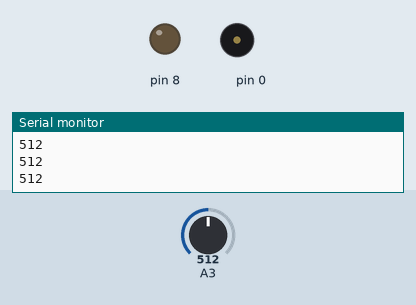
This sketch was run on a simulated Arduino Uno, built with avr-gcc and run on an emulated ATmega328P. Shown: output pins drawn as LEDs (lit = HIGH), buzzer (waves = sounding), the last lines printed to the serial monitor. Inputs (shaded band) come from the test bench; at power-on: A3 = 512.

Above: at 1.2 s.
1.3 s: A3 set to 790
2.8 s: A3 set to 817
At 3.3 s:
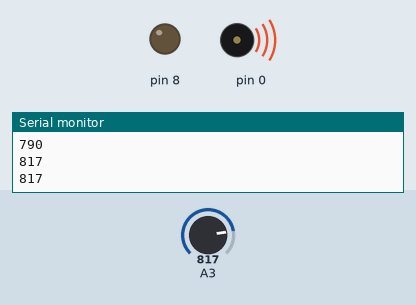
5.8 s: A3 set to 716
At 6.8 s:
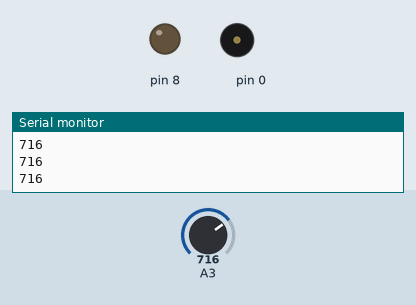
7.3 s: A3 set to 810
At 7.81 s:
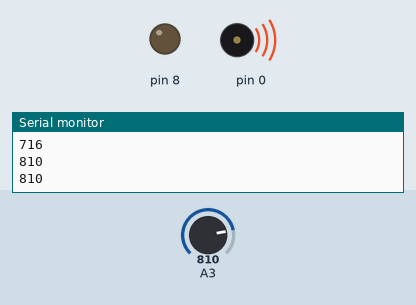
Timing chart, 0 to 11.3 s (numbered marks = the images above; inputs shaded):
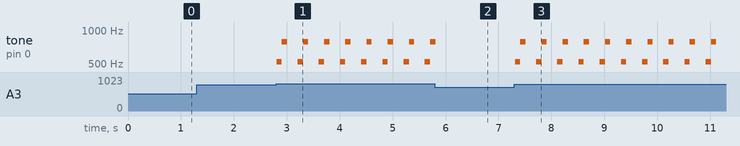

The sketch:

week10_4.ino
```cpp
//week10_4
void setup() {
  Serial.begin(9600);//開啟usb傳輸
  pinMode(2,INPUT_PULLUP);
  pinMode(8,OUTPUT);//發出聲音
}

void loop()
{
  delay(100);
  int now = analogRead(A3);
  Serial.println(now);
  if(now > 800) // 變高
  {
    tone(0,523,100);//發出523的DO
    delay(100);
    tone(0,784,100);//發出784的SO
    delay(200);//等久一點
  }
  else if( now <200)
  {
    tone(0,523,100);//發出523的DO
    delay(100);
    tone(0,784,100);//發出784的SO
    delay(200);
  }
}
```

Measured:
- the behaviour switches between 800 and 801 on A3 (found by bisection; images 0 and 1)
- after the input at 2.8 s, tone on pin 0: silent → 523 Hz at once, then repeats every 0.40 s: 784 Hz 0.10 s, silent 0.20 s, 523 Hz 0.10 s
- after the input at 5.8 s, tone on pin 0: goes on until 5.8 s, then stays silent
- after the input at 7.3 s, tone on pin 0: silent → 523 Hz at once, then repeats every 0.40 s: 784 Hz 0.10 s, silent 0.20 s, 523 Hz 0.10 s
